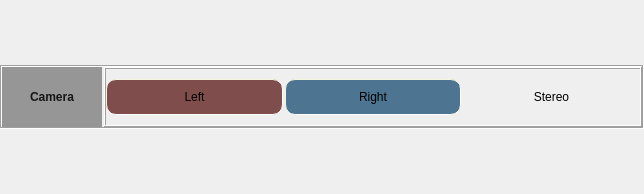
<?xml version="1.0" encoding="UTF-8"?>
<ui version="4.0">
 <class>Form</class>
 <widget class="QWidget" name="Form">
  <property name="geometry">
   <rect>
    <x>0</x>
    <y>0</y>
    <width>644</width>
    <height>194</height>
   </rect>
  </property>
  <property name="windowTitle">
   <string>Form</string>
  </property>
  <layout class="QVBoxLayout" name="verticalLayout">
   <property name="spacing">
    <number>0</number>
   </property>
   <property name="margin">
    <number>0</number>
   </property>
   <item>
    <widget class="QFrame" name="cameraFrame">
     <property name="sizePolicy">
      <sizepolicy hsizetype="Preferred" vsizetype="Preferred">
       <horstretch>0</horstretch>
       <verstretch>0</verstretch>
      </sizepolicy>
     </property>
     <property name="maximumSize">
      <size>
       <width>16777215</width>
       <height>64</height>
      </size>
     </property>
     <property name="frameShape">
      <enum>QFrame::Box</enum>
     </property>
     <property name="frameShadow">
      <enum>QFrame::Sunken</enum>
     </property>
     <layout class="QHBoxLayout" name="horizontalLayout_14">
      <property name="spacing">
       <number>2</number>
      </property>
      <property name="margin">
       <number>0</number>
      </property>
      <item>
       <layout class="QHBoxLayout" name="horizontalLayout_13">
        <property name="spacing">
         <number>2</number>
        </property>
        <item>
         <widget class="QFrame" name="sectionOuterFrame">
          <property name="sizePolicy">
           <sizepolicy hsizetype="Preferred" vsizetype="Expanding">
            <horstretch>0</horstretch>
            <verstretch>0</verstretch>
           </sizepolicy>
          </property>
          <property name="minimumSize">
           <size>
            <width>100</width>
            <height>0</height>
           </size>
          </property>
          <property name="maximumSize">
           <size>
            <width>100</width>
            <height>16777215</height>
           </size>
          </property>
          <property name="autoFillBackground">
           <bool>false</bool>
          </property>
          <property name="styleSheet">
           <string notr="true">QFrame { background-color:rgb(150,150,150); }</string>
          </property>
          <property name="frameShape">
           <enum>QFrame::NoFrame</enum>
          </property>
          <property name="frameShadow">
           <enum>QFrame::Raised</enum>
          </property>
          <property name="lineWidth">
           <number>1</number>
          </property>
          <property name="midLineWidth">
           <number>0</number>
          </property>
          <layout class="QVBoxLayout" name="verticalLayout_4">
           <property name="spacing">
            <number>0</number>
           </property>
           <property name="margin">
            <number>0</number>
           </property>
           <item>
            <widget class="QLabel" name="sectionBrief">
             <property name="sizePolicy">
              <sizepolicy hsizetype="Preferred" vsizetype="Expanding">
               <horstretch>0</horstretch>
               <verstretch>0</verstretch>
              </sizepolicy>
             </property>
             <property name="maximumSize">
              <size>
               <width>16777215</width>
               <height>16777215</height>
              </size>
             </property>
             <property name="font">
              <font>
               <weight>75</weight>
               <italic>false</italic>
               <bold>true</bold>
              </font>
             </property>
             <property name="acceptDrops">
              <bool>true</bool>
             </property>
             <property name="autoFillBackground">
              <bool>false</bool>
             </property>
             <property name="styleSheet">
              <string notr="true">QLabel {  	color: rgb(22,22,22); }</string>
             </property>
             <property name="text">
              <string>Camera</string>
             </property>
             <property name="alignment">
              <set>Qt::AlignCenter</set>
             </property>
            </widget>
           </item>
          </layout>
         </widget>
        </item>
        <item>
         <widget class="QFrame" name="sectionTypeFrame">
          <property name="frameShape">
           <enum>QFrame::Box</enum>
          </property>
          <property name="frameShadow">
           <enum>QFrame::Raised</enum>
          </property>
          <layout class="QHBoxLayout" name="horizontalLayout_2">
           <property name="spacing">
            <number>2</number>
           </property>
           <property name="margin">
            <number>0</number>
           </property>
           <item>
            <widget class="QToolButton" name="sectionLeft">
             <property name="sizePolicy">
              <sizepolicy hsizetype="Expanding" vsizetype="Fixed">
               <horstretch>0</horstretch>
               <verstretch>0</verstretch>
              </sizepolicy>
             </property>
             <property name="minimumSize">
              <size>
               <width>0</width>
               <height>0</height>
              </size>
             </property>
             <property name="maximumSize">
              <size>
               <width>16777215</width>
               <height>36</height>
              </size>
             </property>
             <property name="cursor">
              <cursorShape>ArrowCursor</cursorShape>
             </property>
             <property name="mouseTracking">
              <bool>false</bool>
             </property>
             <property name="focusPolicy">
              <enum>Qt::StrongFocus</enum>
             </property>
             <property name="styleSheet">
              <string notr="true">QToolButton { border-style: none;  }
QToolButton:hover {background-color: rgb(86,86,86);
								color:rgb(244,244,244);
				               	border-radius:10px;
}	

QToolButton:pressed {background-color: rgb(128, 128, 128);
                             	border-style: inset;
								border-width: 1px; 
				               	border-radius: 10px; 
								border-color:rgb(128,128,128);
}


QToolButton:checked {background-color:rgb(128, 77, 77);
                             	border-style: inset;
								border-width: 1px; 
               	border-radius: 10px; 
               	border-color: beige;}
</string>
             </property>
             <property name="text">
              <string>Left</string>
             </property>
             <property name="icon">
              <iconset>
               <normaloff>../../../../../../netapp/dexter/production/inhouse/maya_dev/2013/team/light/icons/menuIconView.png</normaloff>../../../../../../netapp/dexter/production/inhouse/maya_dev/2013/team/light/icons/menuIconView.png</iconset>
             </property>
             <property name="iconSize">
              <size>
               <width>48</width>
               <height>48</height>
              </size>
             </property>
             <property name="checkable">
              <bool>true</bool>
             </property>
             <property name="checked">
              <bool>true</bool>
             </property>
             <property name="popupMode">
              <enum>QToolButton::DelayedPopup</enum>
             </property>
             <property name="toolButtonStyle">
              <enum>Qt::ToolButtonTextBesideIcon</enum>
             </property>
             <property name="arrowType">
              <enum>Qt::NoArrow</enum>
             </property>
            </widget>
           </item>
           <item>
            <widget class="QToolButton" name="sectionRight">
             <property name="sizePolicy">
              <sizepolicy hsizetype="Expanding" vsizetype="Fixed">
               <horstretch>0</horstretch>
               <verstretch>0</verstretch>
              </sizepolicy>
             </property>
             <property name="maximumSize">
              <size>
               <width>16777215</width>
               <height>36</height>
              </size>
             </property>
             <property name="focusPolicy">
              <enum>Qt::StrongFocus</enum>
             </property>
             <property name="layoutDirection">
              <enum>Qt::LeftToRight</enum>
             </property>
             <property name="styleSheet">
              <string notr="true">QToolButton { border-style: none;  }
QToolButton:hover {background-color: rgb(86,86,86);
								color:rgb(244,244,244);
				               	border-radius:10px;
}	

QToolButton:pressed {background-color: rgb(128, 128, 128);
                             	border-style: inset;
								border-width: 1px; 
				               	border-radius: 10px; 
								border-color:rgb(128,128,128);
}


QToolButton:checked {background-color:rgb( 77,117 , 145);
                             	border-style: inset;
								border-width: 1px; 
               	border-radius: 10px; 
               	border-color: beige;}
</string>
             </property>
             <property name="text">
              <string>Right</string>
             </property>
             <property name="icon">
              <iconset>
               <normaloff>../../../../../../netapp/dexter/production/inhouse/maya_dev/2013/team/light/icons/menuIconView.png</normaloff>../../../../../../netapp/dexter/production/inhouse/maya_dev/2013/team/light/icons/menuIconView.png</iconset>
             </property>
             <property name="iconSize">
              <size>
               <width>48</width>
               <height>48</height>
              </size>
             </property>
             <property name="checkable">
              <bool>true</bool>
             </property>
             <property name="checked">
              <bool>true</bool>
             </property>
             <property name="autoRepeat">
              <bool>false</bool>
             </property>
             <property name="toolButtonStyle">
              <enum>Qt::ToolButtonTextBesideIcon</enum>
             </property>
             <property name="autoRaise">
              <bool>false</bool>
             </property>
            </widget>
           </item>
           <item>
            <widget class="QToolButton" name="sectionStereo">
             <property name="sizePolicy">
              <sizepolicy hsizetype="Expanding" vsizetype="Fixed">
               <horstretch>0</horstretch>
               <verstretch>0</verstretch>
              </sizepolicy>
             </property>
             <property name="maximumSize">
              <size>
               <width>16777215</width>
               <height>48</height>
              </size>
             </property>
             <property name="focusPolicy">
              <enum>Qt::StrongFocus</enum>
             </property>
             <property name="styleSheet">
              <string notr="true">QToolButton { border-style: none;  }
QToolButton:hover {background-color: rgb(86,86,86);
								  color: rgb(244,244,244);
				               	  border-radius:10px;
}	

QToolButton:pressed {background-color: rgb(150, 77, 150);
                             	border-style: inset;
								border-width: 1px; 
				               	border-radius: 10px; 
								border-color:rgb(128,128,128);
}
</string>
             </property>
             <property name="text">
              <string>Stereo</string>
             </property>
             <property name="icon">
              <iconset>
               <normaloff>../../../../../../netapp/dexter/production/inhouse/maya_dev/2013/team/light/icons/viewStereo.png</normaloff>../../../../../../netapp/dexter/production/inhouse/maya_dev/2013/team/light/icons/viewStereo.png</iconset>
             </property>
             <property name="iconSize">
              <size>
               <width>48</width>
               <height>48</height>
              </size>
             </property>
             <property name="checkable">
              <bool>true</bool>
             </property>
             <property name="toolButtonStyle">
              <enum>Qt::ToolButtonTextBesideIcon</enum>
             </property>
            </widget>
           </item>
          </layout>
         </widget>
        </item>
       </layout>
      </item>
     </layout>
    </widget>
   </item>
  </layout>
 </widget>
 <resources/>
 <connections/>
</ui>
